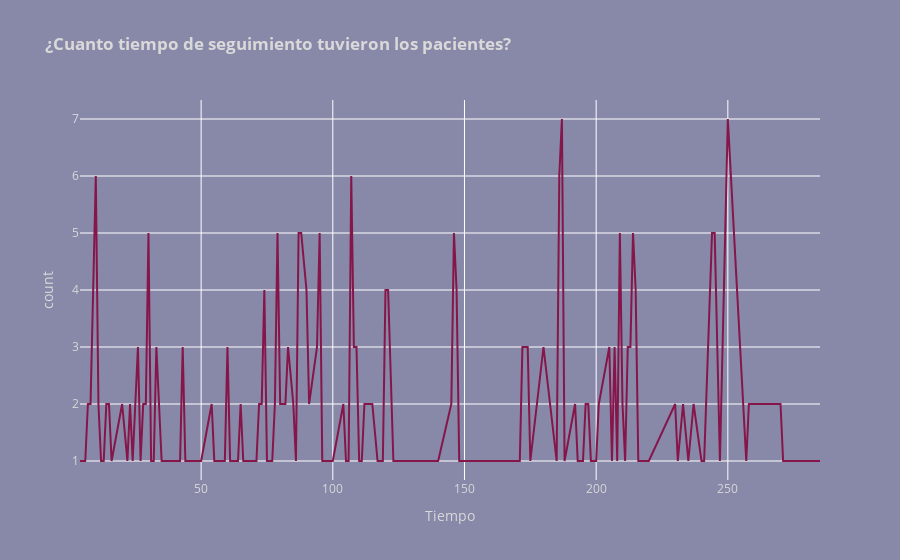

Source (notebook cell):
### Code cell
tiempo = HA.groupby('Tiempo').size().reset_index(name='count').sort_values(by ='Tiempo')

fig_line_count = px.line(tiempo, x='Tiempo', y='count', title='<b>¿Cuanto tiempo de seguimiento tuvieron los pacientes?</b>')
fig_line_count.update_traces(line=dict(color='#86164a'))
fig_line_count.update_layout(paper_bgcolor='#8889a9', plot_bgcolor='#8889a9', font=dict(color='#d9d9d9'))
fig_line_count.show()

### Figure 1 — Plotly figure (JSON) as saved in the notebook; plotly's stock layout.template omitted (floating-point values rounded to 4 significant figures; data arrays with more than 128 entries replaced by an {"elided": "..."} marker saying what was removed)
{"data": [{"hovertemplate": "Tiempo=%{x}<br>count=%{y}<extra></extra>", "legendgroup": "", "line": {"color": "#86164a", "dash": "solid"}, "marker": {"symbol": "circle"}, "mode": "lines", "name": "", "orientation": "v", "showlegend": false, "type": "scatter", "x": {"elided": "148 int values"}, "xaxis": "x", "y": {"elided": "148 int values"}, "yaxis": "y"}], "layout": {"font": {"color": "#d9d9d9"}, "legend": {"tracegroupgap": 0}, "paper_bgcolor": "#8889a9", "plot_bgcolor": "#8889a9", "title": {"text": "<b>¿Cuanto tiempo de seguimiento tuvieron los pacientes?</b>"}, "xaxis": {"anchor": "y", "domain": [0, 1], "title": {"text": "Tiempo"}}, "yaxis": {"anchor": "x", "domain": [0, 1], "title": {"text": "count"}}}}
